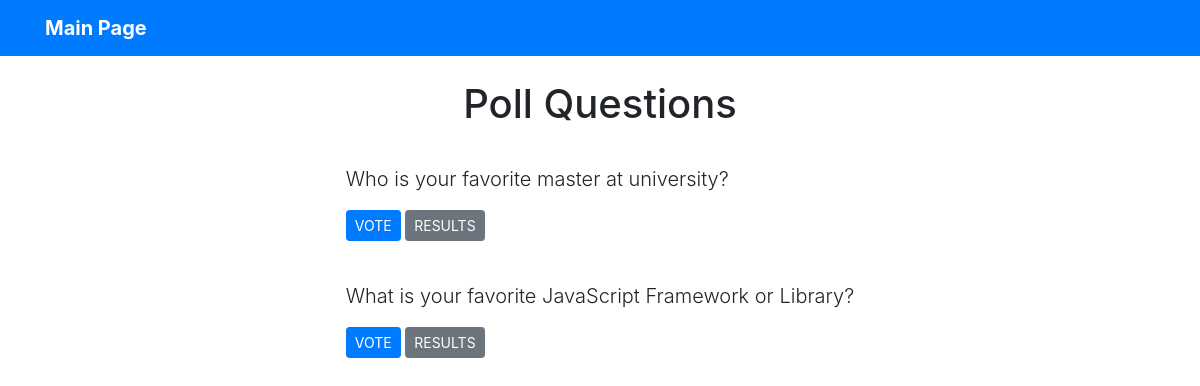
/polls/, run on an earlier commit of the app's database.
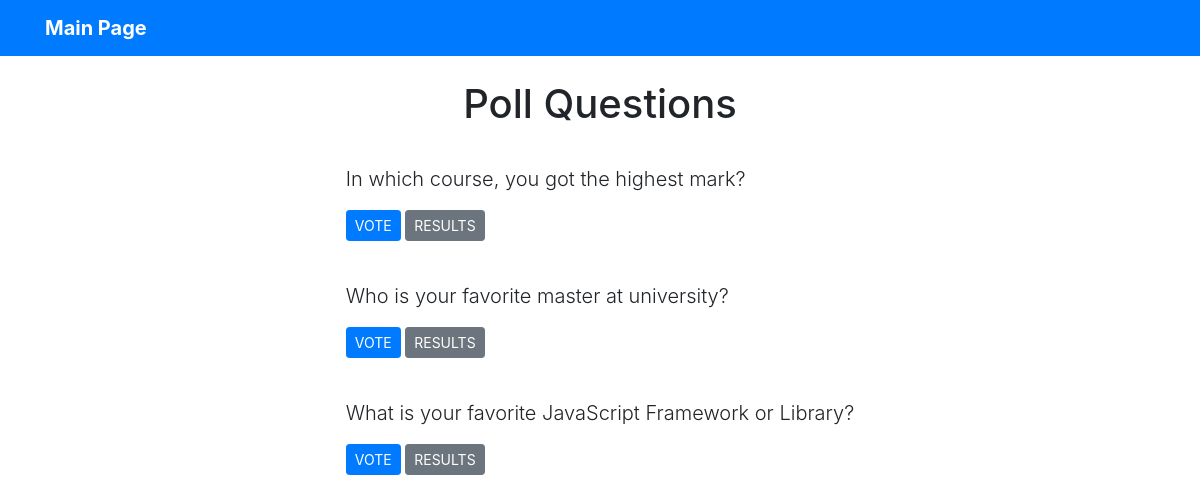
And on a later commit of the database.
### poll/models.py (models this page shows, shortened)
class Question(models.Model):
    question_text = models.CharField(max_length=256)
    published_date = models.DateTimeField(default=timezone.now,)

### poll/views.py (the view)
# urls.py: path('polls/', index, name ='index'),
def index(request):
    latest_questions = Question.objects.order_by('-published_date')[:5]
    context = {'latest_questions': latest_questions}
    return render(request, 'poll/index.html', context)

### templates/poll/index.html (shortened to what this page needs)
{% extends 'base.html' %}
{% block content %}
<h1 class ="text-center mb-3">Poll Questions</h1>
{% if latest_questions %}
{% for question in latest_questions %}
<div class ="card-mb-3">
    <div class ="card-body">
        <p class ="lead">{{question.question_text}}</p>
        <a href ="{% url 'poll:detail' question.id %}" class ="btn btn-primary btn-sm">VOTE</a>
        <a href ="{% url 'poll:results' question.id %}" class ="btn btn-secondary btn-sm">RESULTS</a>
    </div>
</div>
{% endfor %}
{% else %}
<p>No polls available</p>
{% endif %}
{% endblock %}

What changed in the data, as far as the page shows it:
added Question: question_text "In which course, you got the highest mark?"
